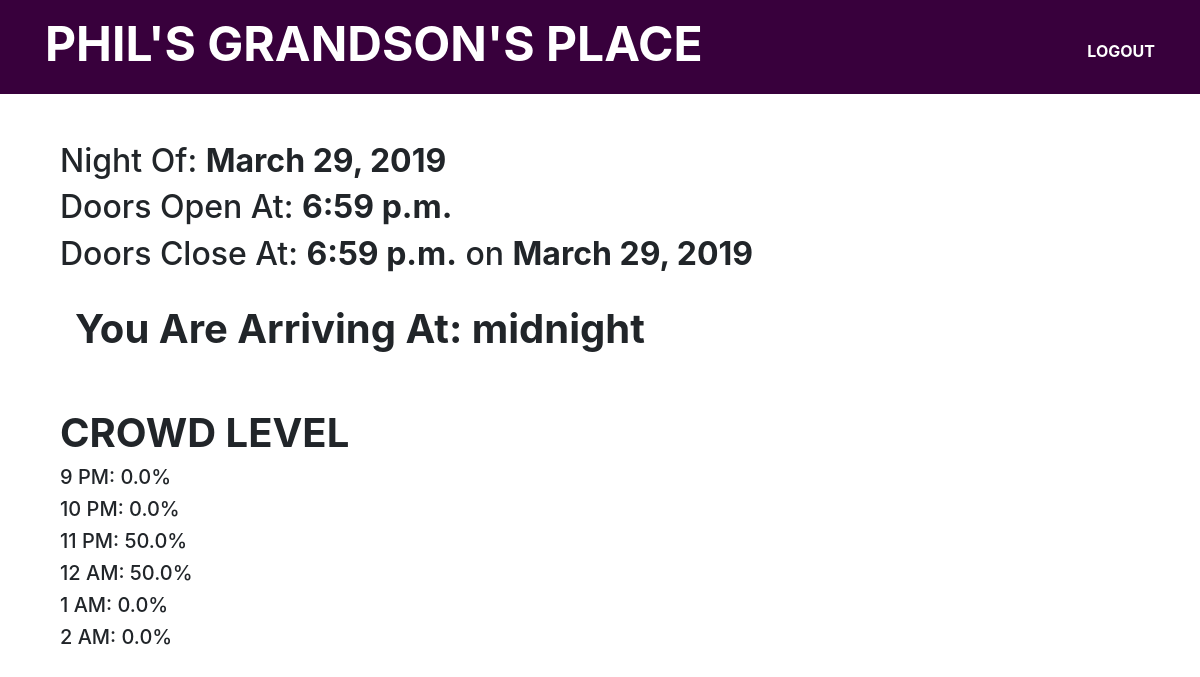
Before: /day/1 (signed in) with the older database file.
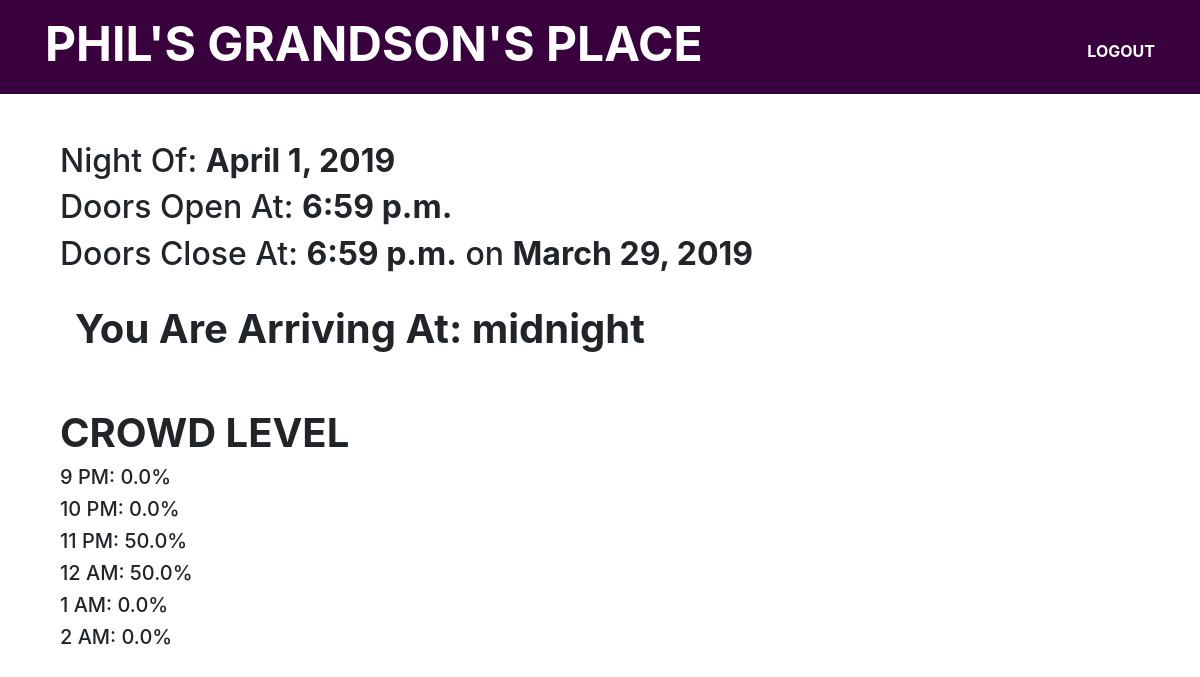
After: the same page with the newer database file.
### timing/models.py (models this page shows, shortened)
class PhilDay(models.Model):
    startDay = models.DateField()
    startTime = models.TimeField()
    endTime = models.TimeField()
    endDay = models.DateField()

class ArrivalTime(models.Model):
    licenseID = models.ForeignKey(User, related_name="userID", on_delete=models.CASCADE)
    philsDay = models.ForeignKey(PhilDay, related_name="dayPhils", on_delete=models.CASCADE)
    time = models.TimeField()

### timing/views.py (the view, shortened to what this page needs)
# urls.py: path('day/<pk>', login_required(philDay, login_url="user:user-login"), name="philday")
def philDay(request, pk):
    banFlag = True
    phil_day = PhilDay.objects.filter(pk=pk)
    ban = Ban.objects.filter(licenseID=request.user)
    if len(ban)==0:
        banFlag = False
    form = addTime()
    form1 = schedule()
    staff = StaffSchedule.objects.filter(day=phil_day[0]).filter(staffID=request.user)
    arrivals = ArrivalTime.objects.filter(licenseID=request.user).filter(philsDay=phil_day[0])
    confirmSchedule = False
    confirmArrival = False
    allArrivals = ArrivalTime.objects.filter(philsDay=phil_day[0])
    time = {"9 PM":0, "10 PM":0, "11 PM":0, "12 AM":0, "1 AM":0, "2 AM":0}
    for a in allArrivals:
        t = str(a.time)[0:2]
        if t == "21":
            time["9 PM"] += 1
        elif t == "22":
            time["10 PM"] += 1
        elif t == "23":
            time["11 PM"] += 1
        elif t == "00":
            time["12 AM"] += 1
        elif t == "01":
            time["1 AM"] += 1
        elif t == "02":
            time["2 AM"] += 1
    r = {"9 PM":0, "10 PM":0, "11 PM":0, "12 AM":0, "1 AM":0, "2 AM":0}
    for key, value in time.items():
        if len(allArrivals)==0:
            r[key] = (value/1)*100
        else:
            r[key] = (value/len(allArrivals))*100
    totalPeople = len(allArrivals)
    allStaff = len(StaffSchedule.objects.filter(day=phil_day[0]))
    if len(staff) == 0:
        confirmSchedule = True
    if len(arrivals) == 0:
        confirmArrival = True
    return render(request, 'day.html', {'banFlag':banFlag ,'phil_day': phil_day, 'form': form, 'form1': form1, "confirmSchedule": confirmSchedule, "confirmArrival": confirmArrival, 'staff':staff, 'arrivals':arrivals, 'time':r.items(), "totalPeople": totalPeople, 'allStaff':allStaff})

### templates/day.html (shortened to what this page needs)
{% extends "base.html" %}
{% load bootstrap3 %}
{% load staticfiles %}
{% block content %}
<nav class="navbar navbar-expand-lg navbar-light" style="padding-bottom: 0; background-color: rgb(56,0,60);">
      <div class="container">
         <a class="navbar-brand light navbar-title title-nav" href="{% url 'home' %}" style="font-size: 300%; padding-top: 0px; padding-bottom: 14px; color: white;"><b>PHIL'S GRANDSON'S PLACE</b></a>
        <a href="{% url 'user:user-logout' %}" style="color: white;"><b>LOGOUT</b></a>
      </div>
    </nav>
    <br><br>
<div class="container">
    <div class="container">
        {% for day in phil_day %}
        <h2>Night Of: <b>{{ day.startDay }}</b></h2>
        <h2>Doors Open At: <b>{{ day.startTime }}</b></h2>
        <h2>Doors Close At: <b>{{ day.endTime }}</b> on <b>{{ day.endDay }}</b></h2>
        <br>
        <div class="container">
        {% if user.is_staff %}
            {% if confirmSchedule %}
            <form method="POST">
               {% bootstrap_form form1 %}
               {% csrf_token %}
               <input type="submit" value="RSVP To Work" class="btn btn-lg btn-outline-secondary" style="color: black; border-color: black;">
            </form>
            {% else %}
            {% for s in staff %}
            <h1><b>You Are Scheduled To Work</b></h1>
            {% endfor %}
            {% endif %}
        {% else %}
            {% if banFlag %}
            <h1><b>You Are Currently Banned</b></h1>
            {% else %}
            {% if confirmArrival %}
            <form method="POST">
               {% bootstrap_form form %}
               {% csrf_token %}
               <input type="submit" value="RSVP To Attend" class="btn btn-lg btn-outline-secondary" style="color: black; border-color: black;">
            </form>
            {% else %}
            {% for s in arrivals %}
            <h1><b>You Are Arriving At: {{s.time}}</b></h1>
            {% endfor %}
            {% endif %}
        {% endif %}
        </div>
        {% endif %}
        {% endfor %}
    </div>
    <br><br>
    <div class="container">
        <h1><B>CROWD LEVEL</B></h1>
        {% for key,value in time %}
            <h5>{{key}}: {{value}}%</h5>
        {% endfor %}
    </div>
    <br><br>
</div>
{% endblock %}

### templates/base.html (shortened to what this page needs)
<!DOCTYPE html>
{% load staticfiles %}
<html lang="en" dir="ltr" >
   <head>
    <link rel="stylesheet" href="https://stackpath.bootstrapcdn.com/bootstrap/4.1.3/css/bootstrap.min.css">
   </head>
   <body>
      {% block content %}
      {% endblock %}
    </body>
</html>

Changed rows visible on the page:
changed PhilDay: startDay "March 29, 2019" → "April 1, 2019"
